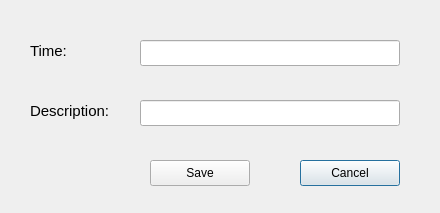
<ui version="4.0">
 <class>EventEdit</class>
 <widget class="QDialog" name="EventEdit">
  <property name="geometry">
   <rect>
    <x>0</x>
    <y>0</y>
    <width>440</width>
    <height>213</height>
   </rect>
  </property>
  <property name="windowTitle">
   <string>Edit event</string>
  </property>
  <property name="sizeGripEnabled">
   <bool>false</bool>
  </property>
  <widget class="QLineEdit" name="lineEdit">
   <property name="geometry">
    <rect>
     <x>140</x>
     <y>40</y>
     <width>260</width>
     <height>26</height>
    </rect>
   </property>
  </widget>
  <widget class="QLineEdit" name="lineEdit_2">
   <property name="geometry">
    <rect>
     <x>140</x>
     <y>100</y>
     <width>260</width>
     <height>26</height>
    </rect>
   </property>
  </widget>
  <widget class="QLabel" name="label">
   <property name="geometry">
    <rect>
     <x>30</x>
     <y>40</y>
     <width>39</width>
     <height>22</height>
    </rect>
   </property>
   <property name="font">
    <font>
     <pointsize>11</pointsize>
    </font>
   </property>
   <property name="text">
    <string>Time:</string>
   </property>
  </widget>
  <widget class="QLabel" name="label_2">
   <property name="geometry">
    <rect>
     <x>30</x>
     <y>100</y>
     <width>85</width>
     <height>22</height>
    </rect>
   </property>
   <property name="font">
    <font>
     <pointsize>11</pointsize>
    </font>
   </property>
   <property name="text">
    <string>Description:</string>
   </property>
  </widget>
  <widget class="QPushButton" name="pushButton">
   <property name="geometry">
    <rect>
     <x>300</x>
     <y>160</y>
     <width>100</width>
     <height>26</height>
    </rect>
   </property>
   <property name="text">
    <string>Cancel</string>
   </property>
  </widget>
  <widget class="QPushButton" name="pushButton_2">
   <property name="geometry">
    <rect>
     <x>150</x>
     <y>160</y>
     <width>100</width>
     <height>26</height>
    </rect>
   </property>
   <property name="text">
    <string>Save</string>
   </property>
  </widget>
 </widget>
 <resources/>
 <connections/>
</ui>
